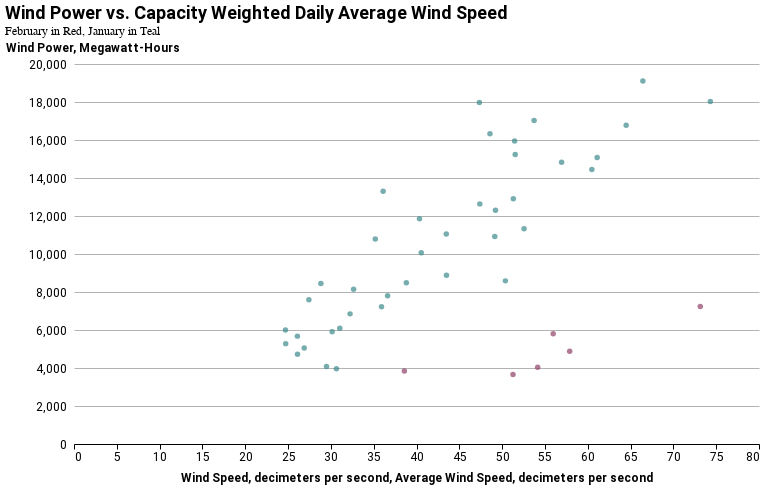

Notebook code cell kept with this figure:
### Code cell
awnd_chart_jan =  alt.Chart(daily_wind_df).transform_filter(
    datum.date < '2021-02-09'
).mark_circle(color='#3f8a8d').encode(
    x=alt.X('Weighted_AWND:Q',
         axis=alt.Axis(title='Wind Speed, decimeters per second')
     ),
    y=alt.Y('power:Q',
         axis=alt.Axis(title='Wind Power, Megawatt-Hours')
     )
)



awnd_chart_feb =  alt.Chart(daily_wind_df).transform_filter(
    datum.date >= '2021-02-09'
).mark_circle(color='#8f4267').encode(
    x=alt.X('Weighted_AWND:Q',
         axis=alt.Axis(title='Average Wind Speed, decimeters per second')
     ),
    y=alt.Y('power:Q',
         axis=alt.Axis(title='Wind Power, Megawatt-Hours')
     )
)

(awnd_chart_jan+awnd_chart_feb).properties(
    title={'text':['Wind Power vs. Capacity Weighted Daily Average Wind Speed'],
    'subtitle':['February in Red, January in Teal']}
)

### Figure 1 — Vega-Lite specification as saved in the notebook (floating-point values rounded to 4 significant figures)
{"width": 685, "height": 380, "config": {"title": {"anchor": "start", "fontSize": 18, "font": "Roboto", "fontColor": "#000000"}, "axisX": {"domain": true, "domainColor": "#000000", "domainWidth": 1, "grid": false, "labelFontSize": 12, "labelFont": "Roboto", "labelAngle": 0, "tickColor": "#000000", "tickSize": 5, "titleFontSize": 12, "titlePadding": 10, "titleFont": "Roboto", "title": ""}, "axisY": {"domain": false, "grid": true, "gridColor": "#B3B3B3", "gridWidth": 1, "labelFontSize": 12, "labelFont": "Roboto", "labelPadding": 8, "ticks": false, "titleFontSize": 12, "titlePadding": 10, "titleFont": "Roboto", "titleAngle": 0, "titleY": -10, "titleX": 18}, "background": "#ffffff", "legend": {"labelFontSize": 12, "labelFont": "Roboto", "symbolSize": 100, "symbolType": "circle", "titleFontSize": 12, "titlePadding": 10, "titleFont": "Roboto", "title": "", "orient": "right", "offset": 0}, "view": {"stroke": "transparent"}, "range": {"category": ["#3f8a8d", "#8f4267", "#8d7b41", "#b9cf84", "#ddc0bd", "#5cdd9f", "#a8a2f4", "#c41c8d"], "diverging": ["#418a8d#319689#38a07c#53a966#77af4b#a0b12c#ceaf04#ffa600"]}, "area": {"fill": "#1696d2"}, "line": {"color": "#1696d2", "stroke": "#1696d2", "strokewidth": 5}, "trail": {"color": "#1696d2", "stroke": "#1696d2", "strokeWidth": 0, "size": 1}, "path": {"stroke": "#1696d2", "strokeWidth": 0.5}, "point": {"filled": true}, "text": {"font": "Roboto", "color": "#1696d2", "fontSize": 11, "align": "right", "fontWeight": 400, "size": 11}, "bar": {"size": 40, "binSpacing": 1, "continuousBandSize": 30, "discreteBandSize": 30, "fill": "#1696d2", "stroke": false}}, "layer": [{"mark": {"type": "circle", "color": "#3f8a8d"}, "encoding": {"x": {"type": "quantitative", "axis": {"title": "Wind Speed, decimeters per second"}, "field": "Weighted_AWND"}, "y": {"type": "quantitative", "axis": {"title": "Wind Power, Megawatt-Hours"}, "field": "power"}}, "transform": [{"filter": "(datum.date < '2021-02-09')"}]}, {"mark": {"type": "circle", "color": "#8f4267"}, "encoding": {"x": {"type": "quantitative", "axis": {"title": "Average Wind Speed, decimeters per second"}, "field": "Weighted_AWND"}, "y": {"type": "quantitative", "axis": {"title": "Wind Power, Megawatt-Hours"}, "field": "power"}}, "transform": [{"filter": "(datum.date >= '2021-02-09')"}]}], "data": {"name": "data-a55f210348dcabe885058c40be3ba3d2"}, "title": {"text": ["Wind Power vs. Capacity Weighted Daily Average Wind Speed"], "subtitle": ["February in Red, January in Teal"]}, "$schema": "https://vega.github.io/schema/vega-lite/v4.8.1.json", "datasets": {"data-a55f210348dcabe885058c40be3ba3d2": [{"date": "2021-01-01T00:00:00", "Fuel": "Wind", "power": 8586.0, "p_cap": 2860000.0, "Weighted_AWND": 50.38, "Weighted_TMAX": 91.03, "Weighted_TMIN": 1.557}, {"date": "2021-01-02T00:00:00", "Fuel": "Wind", "power": 8149.0, "p_cap": 3055000.0, "Weighted_AWND": 32.65, "Weighted_TMAX": 148.8, "Weighted_TMIN": 6.749}, {"date": "2021-01-03T00:00:00", "Fuel": "Wind", "power": 10790.0, "p_cap": 3055000.0, "Weighted_AWND": 35.19, "Weighted_TMAX": 173.5, "Weighted_TMIN": 7.278}, {"date": "2021-01-04T00:00:00", "Fuel": "Wind", "power": 8451.0, "p_cap": 3061000.0, "Weighted_AWND": 28.83, "Weighted_TMAX": 197.5, "Weighted_TMIN": 22.43}, {"date": "2021-01-05T00:00:00", "Fuel": "Wind", "power": 11860.0, "p_cap": 3061000.0, "Weighted_AWND": 40.35, "Weighted_TMAX": 198.2, "Weighted_TMIN": 18.3}, {"date": "2021-01-06T00:00:00", "Fuel": "Wind", "power": 19100.0, "p_cap": 3061000.0, "Weighted_AWND": 66.44, "Weighted_TMAX": 153.9, "Weighted_TMIN": 46.67}, {"date": "2021-01-07T00:00:00", "Fuel": "Wind", "power": 8492.0, "p_cap": 3061000.0, "Weighted_AWND": 38.81, "Weighted_TMAX": 131.2, "Weighted_TMIN": -1.132}, {"date": "2021-01-08T00:00:00", "Fuel": "Wind", "power": 4719.0, "p_cap": 3061000.0, "Weighted_AWND": 26.1, "Weighted_TMAX": 82.73, "Weighted_TMIN": -14.42}, {"date": "2021-01-09T00:00:00", "Fuel": "Wind", "power": 5913.0, "p_cap": 3061000.0, "Weighted_AWND": 30.15, "Weighted_TMAX": 98.48, "Weighted_TMIN": -25.83}, {"date": "2021-01-10T00:00:00", "Fuel": "Wind", "power": 8885.0, "p_cap": 3061000.0, "Weighted_AWND": 43.5, "Weighted_TMAX": 65.6, "Weighted_TMIN": 4.462}, {"date": "2021-01-11T00:00:00", "Fuel": "Wind", "power": 3962.0, "p_cap": 3061000.0, "Weighted_AWND": 30.65, "Weighted_TMAX": 72.76, "Weighted_TMIN": -13.83}, {"date": "2021-01-12T00:00:00", "Fuel": "Wind", "power": 5054.0, "p_cap": 3061000.0, "Weighted_AWND": 26.89, "Weighted_TMAX": 93.75, "Weighted_TMIN": -35.16}, {"date": "2021-01-13T00:00:00", "Fuel": "Wind", "power": 13300.0, "p_cap": 3061000.0, "Weighted_AWND": 36.1, "Weighted_TMAX": 172.8, "Weighted_TMIN": -21.22}, {"date": "2021-01-14T00:00:00", "Fuel": "Wind", "power": 16780.0, "p_cap": 3061000.0, "Weighted_AWND": 64.49, "Weighted_TMAX": 169.7, "Weighted_TMIN": 6.96}, {"date": "2021-01-15T00:00:00", "Fuel": "Wind", "power": 14450.0, "p_cap": 3061000.0, "Weighted_AWND": 60.48, "Weighted_TMAX": 134.1, "Weighted_TMIN": -15.65}, {"date": "2021-01-16T00:00:00", "Fuel": "Wind", "power": 6000.0, "p_cap": 3061000.0, "Weighted_AWND": 24.7, "Weighted_TMAX": 167.6, "Weighted_TMIN": -24.0}, {"date": "2021-01-17T00:00:00", "Fuel": "Wind", "power": 5282.0, "p_cap": 3061000.0, "Weighted_AWND": 24.72, "Weighted_TMAX": 156.5, "Weighted_TMIN": -4.985}, {"date": "2021-01-18T00:00:00", "Fuel": "Wind", "power": 17970.0, "p_cap": 3061000.0, "Weighted_AWND": 47.35, "Weighted_TMAX": 192.9, "Weighted_TMIN": 19.04}, {"date": "2021-01-19T00:00:00", "Fuel": "Wind", "power": 16320.0, "p_cap": 2954000.0, "Weighted_AWND": 48.58, "Weighted_TMAX": 120.7, "Weighted_TMIN": 49.61}, {"date": "2021-01-20T00:00:00", "Fuel": "Wind", "power": 6091.0, "p_cap": 3061000.0, "Weighted_AWND": 31.04, "Weighted_TMAX": 112.7, "Weighted_TMIN": 37.73}, {"date": "2021-01-21T00:00:00", "Fuel": "Wind", "power": 7586.0, "p_cap": 3061000.0, "Weighted_AWND": 27.43, "Weighted_TMAX": 160.7, "Weighted_TMIN": 72.94}, {"date": "2021-01-22T00:00:00", "Fuel": "Wind", "power": 4081.0, "p_cap": 3061000.0, "Weighted_AWND": 29.49, "Weighted_TMAX": 156.1, "Weighted_TMIN": 67.94}, {"date": "2021-01-23T00:00:00", "Fuel": "Wind", "power": 7226.0, "p_cap": 3061000.0, "Weighted_AWND": 35.91, "Weighted_TMAX": 142.1, "Weighted_TMIN": 59.82}, {"date": "2021-01-24T00:00:00", "Fuel": "Wind", "power": 11330.0, "p_cap": 2866000.0, "Weighted_AWND": 52.56, "Weighted_TMAX": 182.0, "Weighted_TMIN": 107.4}, {"date": "2021-01-25T00:00:00", "Fuel": "Wind", "power": 15230.0, "p_cap": 3061000.0, "Weighted_AWND": 51.53, "Weighted_TMAX": 189.9, "Weighted_TMIN": 58.15}, {"date": "2021-01-26T00:00:00", "Fuel": "Wind", "power": 6849.0, "p_cap": 3061000.0, "Weighted_AWND": 32.24, "Weighted_TMAX": 157.0, "Weighted_TMIN": 15.1}, {"date": "2021-01-27T00:00:00", "Fuel": "Wind", "power": 10070.0, "p_cap": 3061000.0, "Weighted_AWND": 40.55, "Weighted_TMAX": 118.4, "Weighted_TMIN": 7.186}, {"date": "2021-01-28T00:00:00", "Fuel": "Wind", "power": 11060.0, "p_cap": 3061000.0, "Weighted_AWND": 43.48, "Weighted_TMAX": 135.2, "Weighted_TMIN": -10.42}, {"date": "2021-01-29T00:00:00", "Fuel": "Wind", "power": 17020.0, "p_cap": 3061000.0, "Weighted_AWND": 53.73, "Weighted_TMAX": 186.9, "Weighted_TMIN": 40.36}, {"date": "2021-01-30T00:00:00", "Fuel": "Wind", "power": 18030.0, "p_cap": 3061000.0, "Weighted_AWND": 74.32, "Weighted_TMAX": 224.3, "Weighted_TMIN": 83.47}, {"date": "2021-01-31T00:00:00", "Fuel": "Wind", "power": 12310.0, "p_cap": 3061000.0, "Weighted_AWND": 49.22, "Weighted_TMAX": 173.5, "Weighted_TMIN": 28.97}, {"date": "2021-02-01T00:00:00", "Fuel": "Wind", "power": 5677.0, "p_cap": 3061000.0, "Weighted_AWND": 26.09, "Weighted_TMAX": 178.8, "Weighted_TMIN": -10.36}, {"date": "2021-02-02T00:00:00", "Fuel": "Wind", "power": 12640.0, "p_cap": 3061000.0, "Weighted_AWND": 47.4, "Weighted_TMAX": 209.2, "Weighted_TMIN": 38.83}, {"date": "2021-02-03T00:00:00", "Fuel": "Wind", "power": 14830.0, "p_cap": 3061000.0, "Weighted_AWND": 56.95, "Weighted_TMAX": 253.3, "Weighted_TMIN": 74.72}, {"date": "2021-02-04T00:00:00", "Fuel": "Wind", "power": 15080.0, "p_cap": 3061000.0, "Weighted_AWND": 61.1, "Weighted_TMAX": 207.9, "Weighted_TMIN": 55.25}, {"date": "2021-02-05T00:00:00", "Fuel": "Wind", "power": 7807.0, "p_cap": 3061000.0, "Weighted_AWND": 36.62, "Weighted_TMAX": 175.7, "Weighted_TMIN": 25.6}, {"date": "2021-02-06T00:00:00", "Fuel": "Wind", "power": 12900.0, "p_cap": 3061000.0, "Weighted_AWND": 51.31, "Weighted_TMAX": 177.2, "Weighted_TMIN": 34.42}, {"date": "2021-02-07T00:00:00", "Fuel": "Wind", "power": 15940.0, "p_cap": 3061000.0, "Weighted_AWND": 51.46, "Weighted_TMAX": 186.1, "Weighted_TMIN": 9.387}, {"date": "2021-02-08T00:00:00", "Fuel": "Wind", "power": 10920.0, "p_cap": 3061000.0, "Weighted_AWND": 49.14, "Weighted_TMAX": 149.3, "Weighted_TMIN": 12.84}, {"date": "2021-02-09T00:00:00", "Fuel": "Wind", "power": 3842.0, "p_cap": 3061000.0, "Weighted_AWND": 38.58, "Weighted_TMAX": 66.29, "Weighted_TMIN": 4.904}, {"date": "2021-02-10T00:00:00", "Fuel": "Wind", "power": 3658.0, "p_cap": 3061000.0, "Weighted_AWND": 51.27, "Weighted_TMAX": 36.76, "Weighted_TMIN": -15.66}, {"date": "2021-02-11T00:00:00", "Fuel": "Wind", "power": 4881.0, "p_cap": 3061000.0, "Weighted_AWND": 57.89, "Weighted_TMAX": 1.8, "Weighted_TMIN": -47.89}, {"date": "2021-02-12T00:00:00", "Fuel": "Wind", "power": 5806.0, "p_cap": 3061000.0, "Weighted_AWND": 55.96, "Weighted_TMAX": -31.77, "Weighted_TMIN": -59.41}, {"date": "2021-02-13T00:00:00", "Fuel": "Wind", "power": 4034.0, "p_cap": 3061000.0, "Weighted_AWND": 54.15, "Weighted_TMAX": -39.5, "Weighted_TMIN": -78.06}, {"date": "2021-02-14T00:00:00", "Fuel": "Wind", "power": 7237.0, "p_cap": 3061000.0, "Weighted_AWND": 73.14, "Weighted_TMAX": -52.14, "Weighted_TMIN": -132.6}]}}
